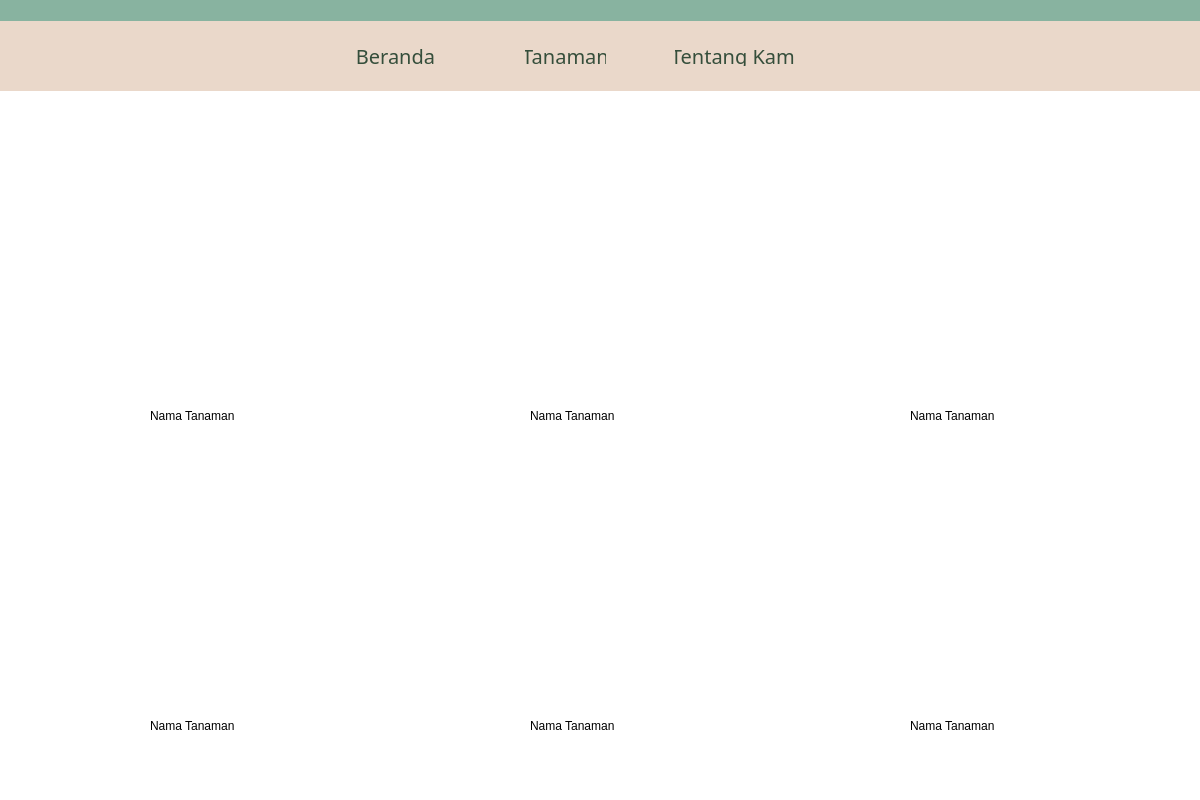
<?xml version="1.0" encoding="UTF-8"?>
<ui version="4.0">
 <class>Dialog</class>
 <widget class="QDialog" name="Dialog">
  <property name="geometry">
   <rect>
    <x>0</x>
    <y>0</y>
    <width>1200</width>
    <height>800</height>
   </rect>
  </property>
  <property name="minimumSize">
   <size>
    <width>1200</width>
    <height>800</height>
   </size>
  </property>
  <property name="maximumSize">
   <size>
    <width>1200</width>
    <height>800</height>
   </size>
  </property>
  <property name="windowTitle">
   <string>Dialog</string>
  </property>
  <widget class="QWidget" name="bgwidget" native="true">
   <property name="enabled">
    <bool>true</bool>
   </property>
   <property name="geometry">
    <rect>
     <x>0</x>
     <y>0</y>
     <width>1200</width>
     <height>800</height>
    </rect>
   </property>
   <property name="minimumSize">
    <size>
     <width>1200</width>
     <height>800</height>
    </size>
   </property>
   <property name="maximumSize">
    <size>
     <width>1200</width>
     <height>800</height>
    </size>
   </property>
   <property name="autoFillBackground">
    <bool>false</bool>
   </property>
   <property name="styleSheet">
    <string notr="true">QWidget#bgwidget{
background-color: white;}</string>
   </property>
   <widget class="QLabel" name="label_2">
    <property name="geometry">
     <rect>
      <x>100</x>
      <y>150</y>
      <width>240</width>
      <height>240</height>
     </rect>
    </property>
    <property name="text">
     <string/>
    </property>
    <property name="pixmap">
     <pixmap>../../img/placeholderPlant.png</pixmap>
    </property>
    <property name="scaledContents">
     <bool>true</bool>
    </property>
   </widget>
   <widget class="QLabel" name="label_3">
    <property name="geometry">
     <rect>
      <x>480</x>
      <y>150</y>
      <width>240</width>
      <height>240</height>
     </rect>
    </property>
    <property name="text">
     <string/>
    </property>
    <property name="pixmap">
     <pixmap>../../img/placeholderPlant.png</pixmap>
    </property>
    <property name="scaledContents">
     <bool>true</bool>
    </property>
   </widget>
   <widget class="QLabel" name="label_5">
    <property name="geometry">
     <rect>
      <x>850</x>
      <y>150</y>
      <width>240</width>
      <height>240</height>
     </rect>
    </property>
    <property name="text">
     <string/>
    </property>
    <property name="pixmap">
     <pixmap>../../img/placeholderPlant.png</pixmap>
    </property>
    <property name="scaledContents">
     <bool>true</bool>
    </property>
   </widget>
   <widget class="QLabel" name="label_6">
    <property name="geometry">
     <rect>
      <x>100</x>
      <y>460</y>
      <width>240</width>
      <height>240</height>
     </rect>
    </property>
    <property name="text">
     <string/>
    </property>
    <property name="pixmap">
     <pixmap>../../img/placeholderPlant.png</pixmap>
    </property>
    <property name="scaledContents">
     <bool>true</bool>
    </property>
   </widget>
   <widget class="QLabel" name="label_7">
    <property name="geometry">
     <rect>
      <x>480</x>
      <y>460</y>
      <width>240</width>
      <height>240</height>
     </rect>
    </property>
    <property name="text">
     <string/>
    </property>
    <property name="pixmap">
     <pixmap>../../img/placeholderPlant.png</pixmap>
    </property>
    <property name="scaledContents">
     <bool>true</bool>
    </property>
   </widget>
   <widget class="QLabel" name="label_8">
    <property name="geometry">
     <rect>
      <x>850</x>
      <y>460</y>
      <width>240</width>
      <height>240</height>
     </rect>
    </property>
    <property name="text">
     <string/>
    </property>
    <property name="pixmap">
     <pixmap>../../img/placeholderPlant.png</pixmap>
    </property>
    <property name="scaledContents">
     <bool>true</bool>
    </property>
   </widget>
   <widget class="QLabel" name="label_10">
    <property name="geometry">
     <rect>
      <x>150</x>
      <y>400</y>
      <width>131</width>
      <height>31</height>
     </rect>
    </property>
    <property name="styleSheet">
     <string notr="true">font: 16pt &quot;Sansita&quot;;</string>
    </property>
    <property name="text">
     <string>Nama Tanaman</string>
    </property>
   </widget>
   <widget class="QLabel" name="label_35">
    <property name="geometry">
     <rect>
      <x>530</x>
      <y>400</y>
      <width>131</width>
      <height>31</height>
     </rect>
    </property>
    <property name="styleSheet">
     <string notr="true">font: 16pt &quot;Sansita&quot;;</string>
    </property>
    <property name="text">
     <string>Nama Tanaman</string>
    </property>
   </widget>
   <widget class="QLabel" name="label_36">
    <property name="geometry">
     <rect>
      <x>910</x>
      <y>400</y>
      <width>131</width>
      <height>31</height>
     </rect>
    </property>
    <property name="styleSheet">
     <string notr="true">font: 16pt &quot;Sansita&quot;;</string>
    </property>
    <property name="text">
     <string>Nama Tanaman</string>
    </property>
   </widget>
   <widget class="QLabel" name="label_37">
    <property name="geometry">
     <rect>
      <x>150</x>
      <y>710</y>
      <width>131</width>
      <height>31</height>
     </rect>
    </property>
    <property name="styleSheet">
     <string notr="true">font: 16pt &quot;Sansita&quot;;</string>
    </property>
    <property name="text">
     <string>Nama Tanaman</string>
    </property>
   </widget>
   <widget class="QLabel" name="label_38">
    <property name="geometry">
     <rect>
      <x>530</x>
      <y>710</y>
      <width>141</width>
      <height>31</height>
     </rect>
    </property>
    <property name="styleSheet">
     <string notr="true">font: 16pt &quot;Sansita&quot;;</string>
    </property>
    <property name="text">
     <string>Nama Tanaman</string>
    </property>
   </widget>
   <widget class="QLabel" name="label_39">
    <property name="geometry">
     <rect>
      <x>910</x>
      <y>710</y>
      <width>141</width>
      <height>31</height>
     </rect>
    </property>
    <property name="styleSheet">
     <string notr="true">font: 16pt &quot;Sansita&quot;;</string>
    </property>
    <property name="text">
     <string>Nama Tanaman</string>
    </property>
   </widget>
   <widget class="QFrame" name="navbar">
    <property name="geometry">
     <rect>
      <x>0</x>
      <y>0</y>
      <width>1211</width>
      <height>91</height>
     </rect>
    </property>
    <property name="styleSheet">
     <string notr="true">QFrame#navbar{
	background-color: rgb(234, 216, 202);
   
    border-style: outset;
    padding: 5px;
}</string>
    </property>
    <property name="frameShape">
     <enum>QFrame::StyledPanel</enum>
    </property>
    <property name="frameShadow">
     <enum>QFrame::Raised</enum>
    </property>
    <widget class="QFrame" name="frame_3">
     <property name="geometry">
      <rect>
       <x>-10</x>
       <y>-30</y>
       <width>1211</width>
       <height>51</height>
      </rect>
     </property>
     <property name="styleSheet">
      <string notr="true">QFrame{
	background-color: rgb(136, 179, 160);
   
    border-style: outset;
    padding: 5px;
}</string>
     </property>
     <property name="frameShape">
      <enum>QFrame::StyledPanel</enum>
     </property>
     <property name="frameShadow">
      <enum>QFrame::Raised</enum>
     </property>
    </widget>
    <widget class="QLabel" name="Logo_2">
     <property name="geometry">
      <rect>
       <x>0</x>
       <y>0</y>
       <width>281</width>
       <height>121</height>
      </rect>
     </property>
     <property name="styleSheet">
      <string notr="true">font: 87 26pt &quot;Sansita&quot;;
color : rgb(0, 0, 0) </string>
     </property>
     <property name="text">
      <string/>
     </property>
     <property name="pixmap">
      <pixmap>../../../../../../../../Downloads/1E284E92-8854-46D1-BC93-31B6BD0FC54D-removebg-preview 1.png</pixmap>
     </property>
     <property name="scaledContents">
      <bool>true</bool>
     </property>
     <property name="alignment">
      <set>Qt::AlignCenter</set>
     </property>
    </widget>
    <widget class="QPushButton" name="berandaButton">
     <property name="geometry">
      <rect>
       <x>350</x>
       <y>40</y>
       <width>91</width>
       <height>31</height>
      </rect>
     </property>
     <property name="font">
      <font>
       <family>Sansita</family>
       <pointsize>15</pointsize>
      </font>
     </property>
     <property name="styleSheet">
      <string notr="true">QPushButton {
    border: 0px solid #555;
    border-radius: 15px;
    border-style: outset;
    padding: 5px;
	color : rgb(53, 78, 59);
    background-color :  rgb(234, 216, 202);
    }

QPushButton:hover {
	color : white;
    }</string>
     </property>
     <property name="text">
      <string>Beranda</string>
     </property>
     <property name="checkable">
      <bool>false</bool>
     </property>
    </widget>
    <widget class="QPushButton" name="tanamanButton">
     <property name="geometry">
      <rect>
       <x>520</x>
       <y>40</y>
       <width>91</width>
       <height>31</height>
      </rect>
     </property>
     <property name="font">
      <font>
       <family>Sansita</family>
       <pointsize>15</pointsize>
      </font>
     </property>
     <property name="styleSheet">
      <string notr="true">QPushButton {
    border: 0px solid #555;
    border-radius: 15px;
    border-style: outset;
    padding: 5px;
	color :  rgb(53, 78, 59);
    background-color :  rgb(234, 216, 202);
    }

QPushButton:hover {
	color : white;
    }</string>
     </property>
     <property name="text">
      <string>Tanaman</string>
     </property>
     <property name="checkable">
      <bool>false</bool>
     </property>
    </widget>
    <widget class="QPushButton" name="aboutButton">
     <property name="geometry">
      <rect>
       <x>670</x>
       <y>40</y>
       <width>131</width>
       <height>31</height>
      </rect>
     </property>
     <property name="font">
      <font>
       <family>Sansita</family>
       <pointsize>15</pointsize>
      </font>
     </property>
     <property name="styleSheet">
      <string notr="true">QPushButton {
    border: 0px solid #555;
    border-radius: 15px;
    border-style: outset;
    padding: 5px;
	color : rgb(53, 78, 59);
    background-color :  rgb(234, 216, 202);
    }

QPushButton:hover {
	color : white;
    }</string>
     </property>
     <property name="text">
      <string>Tentang Kami</string>
     </property>
     <property name="checkable">
      <bool>false</bool>
     </property>
    </widget>
    <widget class="QLabel" name="search">
     <property name="geometry">
      <rect>
       <x>930</x>
       <y>40</y>
       <width>31</width>
       <height>31</height>
      </rect>
     </property>
     <property name="text">
      <string/>
     </property>
     <property name="pixmap">
      <pixmap>../../img/Search.png</pixmap>
     </property>
     <property name="scaledContents">
      <bool>true</bool>
     </property>
    </widget>
    <widget class="QLabel" name="account">
     <property name="geometry">
      <rect>
       <x>980</x>
       <y>35</y>
       <width>31</width>
       <height>41</height>
      </rect>
     </property>
     <property name="text">
      <string/>
     </property>
     <property name="pixmap">
      <pixmap>../../img/User.png</pixmap>
     </property>
     <property name="scaledContents">
      <bool>true</bool>
     </property>
    </widget>
    <widget class="QLabel" name="notification">
     <property name="geometry">
      <rect>
       <x>1030</x>
       <y>40</y>
       <width>31</width>
       <height>31</height>
      </rect>
     </property>
     <property name="text">
      <string/>
     </property>
     <property name="pixmap">
      <pixmap>../../img/Doorbell.png</pixmap>
     </property>
     <property name="scaledContents">
      <bool>true</bool>
     </property>
    </widget>
    <widget class="QLabel" name="keranjang">
     <property name="geometry">
      <rect>
       <x>1080</x>
       <y>30</y>
       <width>31</width>
       <height>51</height>
      </rect>
     </property>
     <property name="text">
      <string/>
     </property>
     <property name="pixmap">
      <pixmap>../../img/Shopping Cart.png</pixmap>
     </property>
     <property name="scaledContents">
      <bool>true</bool>
     </property>
    </widget>
   </widget>
  </widget>
 </widget>
 <resources/>
 <connections/>
</ui>
